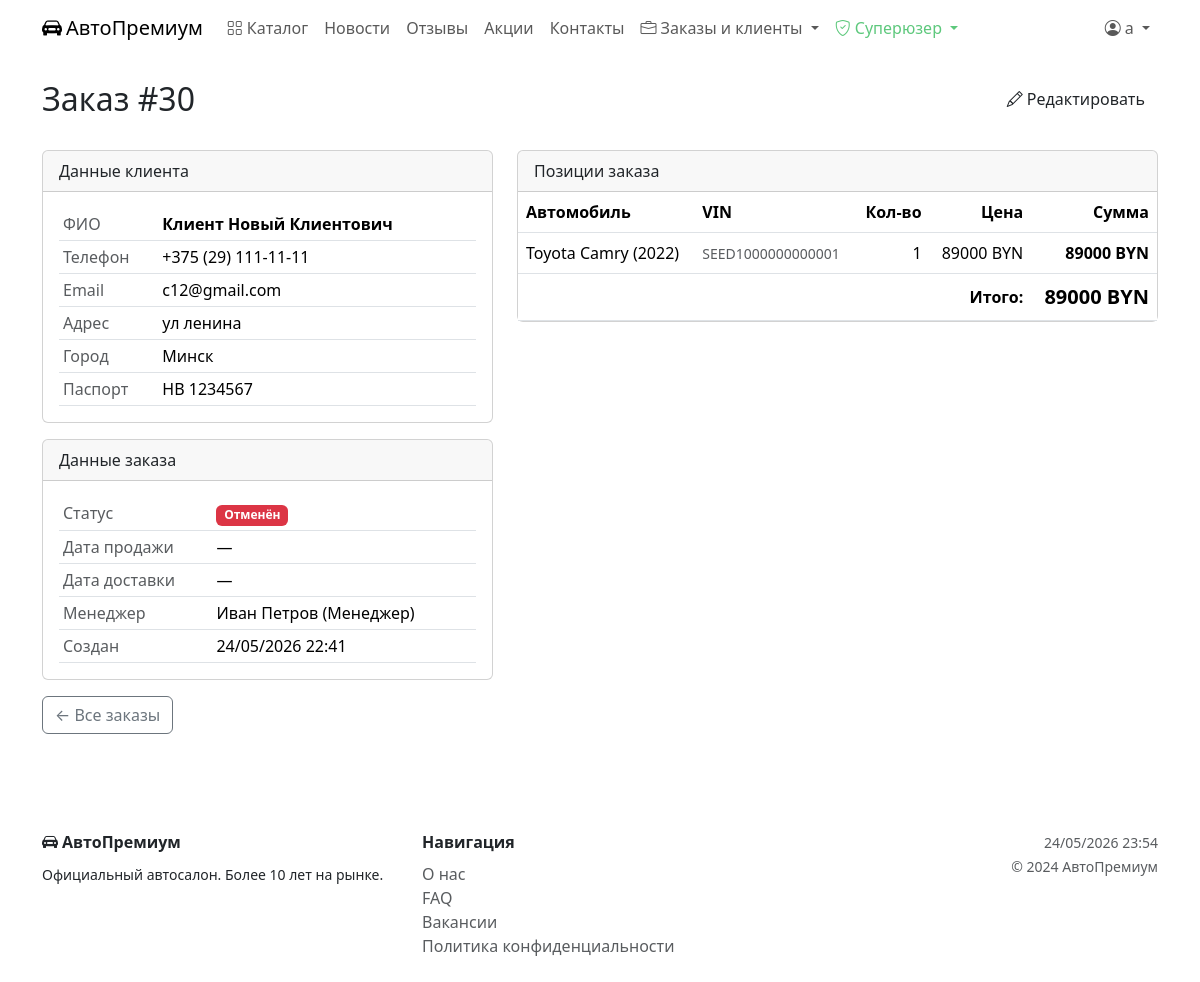
/orders/30/ (signed in), run on the app's committed database.
### catalog/models.py (models this page shows, shortened)
class Order(models.Model):
    STATUS_CHOICES = [
        ('pending', 'Ожидает'),
        ('approved', 'Одобрен'),
        ('completed', 'Завершён'),
        ('cancelled', 'Отменён'),
    ]
    client = models.ForeignKey(
        Client, on_delete=models.PROTECT,
        related_name='orders', verbose_name='Клиент'
    )
    employee = models.ForeignKey(
        Employee, on_delete=models.SET_NULL, null=True, blank=True,
        related_name='orders', verbose_name='Сотрудник'
    )
    status = models.CharField('Статус', max_length=15, choices=STATUS_CHOICES, default='pending')
    sale_date = models.DateField('Дата продажи', null=True, blank=True)
    delivery_date = models.DateField('Дата доставки', null=True, blank=True)
    total_amount = models.DecimalField(
        'Итоговая сумма (BYN)', max_digits=14, decimal_places=2, default=0
    )
    comment = models.TextField('Комментарий', blank=True)
    created_at = models.DateTimeField('Создан', auto_now_add=True)
    updated_at = models.DateTimeField('Изменён', auto_now=True)
    class Meta:
        verbose_name = 'Заказ'
        verbose_name_plural = 'Заказы'
        ordering = ['-created_at']

class Client(models.Model):
    user = models.OneToOneField(
        User, on_delete=models.CASCADE,
        related_name='client_profile', verbose_name='Пользователь'
    )
    last_name = models.CharField('Фамилия', max_length=100, blank=True)
    first_name = models.CharField('Имя', max_length=100, blank=True)
    patronymic = models.CharField('Отчество', max_length=100, blank=True)
    phone = models.CharField('Телефон', max_length=20, validators=[validate_phone])
    email = models.EmailField('Email')
    address = models.CharField('Адрес', max_length=255, blank=True)
    city = models.CharField('Город', max_length=100, blank=True)
    birth_date = models.DateField('Дата рождения', validators=[validate_adult])
    passport_series = models.CharField('Серия паспорта', max_length=10, blank=True)
    passport_number = models.CharField('Номер паспорта', max_length=20, blank=True)
    created_at = models.DateTimeField('Зарегистрирован', auto_now_add=True)
    class Meta:
        verbose_name = 'Клиент'
        verbose_name_plural = 'Клиенты'
        ordering = ['last_name', 'first_name']
    def full_name(self):
        parts = [self.last_name, self.first_name, self.patronymic]
        return ' '.join(p for p in parts if p) or self.user.get_full_name() or self.user.username

class Employee(models.Model):
    ROLE_CHOICES = [
        ('manager', 'Менеджер'),
        ('director', 'Директор'),
        ('mechanic', 'Механик'),
    ]
    user = models.OneToOneField(
        User, on_delete=models.CASCADE,
        related_name='employee_profile', verbose_name='Пользователь'
    )
    role = models.CharField('Должность', max_length=20, choices=ROLE_CHOICES, default='manager')
    phone = models.CharField('Телефон', max_length=20, validators=[validate_phone])
    birth_date = models.DateField('Дата рождения', validators=[validate_adult])
    photo = models.ImageField('Фото', upload_to='employees/', blank=True, null=True)
    hired_at = models.DateField('Дата найма', default=timezone.now)
    class Meta:
        verbose_name = 'Сотрудник'
        verbose_name_plural = 'Сотрудники'
    def __str__(self):
        return f'{self.user.get_full_name()} ({self.get_role_display()})'

class OrderItem(models.Model):
    order = models.ForeignKey(
        Order, on_delete=models.CASCADE,
        related_name='items', verbose_name='Заказ'
    )
    car = models.ForeignKey(
        Car, on_delete=models.PROTECT,
        related_name='order_items', verbose_name='Автомобиль'
    )
    quantity = models.PositiveSmallIntegerField('Количество', default=1)
    unit_price = models.DecimalField(
        'Цена за единицу (BYN)', max_digits=12, decimal_places=2
    )
    class Meta:
        verbose_name = 'Позиция заказа'
        verbose_name_plural = 'Позиции заказа'
    @property
    def subtotal(self):
        return self.quantity * self.unit_price

class Car(models.Model):
    TRANSMISSION_CHOICES = [
        ('MT', 'Механика'), ('AT', 'Автомат'),
        ('CVT', 'Вариатор'), ('DCT', 'Робот'),
    ]
    FUEL_CHOICES = [
        ('petrol', 'Бензин'), ('diesel', 'Дизель'),
        ('electric', 'Электро'), ('hybrid', 'Гибрид'),
    ]
    STATUS_CHOICES = [
        ('available', 'В наличии'),
        ('reserved', 'Зарезервирован'),
        ('sold', 'Продан'),
    ]
    vin = models.CharField('VIN', max_length=17, unique=True)
    name = models.CharField('Модель', max_length=200)
    manufacturer = models.ForeignKey(
        Manufacturer, on_delete=models.PROTECT,
        related_name='cars', verbose_name='Производитель'
    )
    car_type = models.ForeignKey(
        CarType, on_delete=models.PROTECT,
        related_name='cars', verbose_name='Тип кузова'
    )
    year = models.PositiveSmallIntegerField('Год выпуска')
    price = models.DecimalField('Цена (BYN)', max_digits=12, decimal_places=2)
    mileage = models.PositiveIntegerField('Пробег (км)', default=0)
    color = models.CharField('Цвет', max_length=50)
    transmission = models.CharField('Трансмиссия', max_length=3, choices=TRANSMISSION_CHOICES)
    fuel = models.CharField('Тип топлива', max_length=10, choices=FUEL_CHOICES)
    engine_volume = models.DecimalField('Объём двигателя (л)', max_digits=4, decimal_places=1)
    horsepower = models.PositiveSmallIntegerField('Мощность (л.с.)')
    description = models.TextField('Описание', blank=True)
    photo = models.ImageField('Фото', upload_to='cars/', blank=True, null=True)
    status = models.CharField('Статус', max_length=10, choices=STATUS_CHOICES, default='available')
    features = models.ManyToManyField(
        Feature, blank=True, related_name='cars', verbose_name='Опции'
    )
    created_at = models.DateTimeField('Добавлен', auto_now_add=True)
    updated_at = models.DateTimeField('Изменён', auto_now=True)
    class Meta:
        verbose_name = 'Автомобиль'
        verbose_name_plural = 'Автомобили'
        ordering = ['-created_at']

class Manufacturer(models.Model):
    name = models.CharField('Название', max_length=100)
    country = models.CharField('Страна', max_length=100)
    website = models.URLField('Сайт', blank=True)
    logo = models.ImageField('Логотип', upload_to='manufacturers/', blank=True, null=True)
    class Meta:
        verbose_name = 'Производитель'
        verbose_name_plural = 'Производители'
        ordering = ['name']

### catalog/views.py (the view)
# urls.py: re_path(r'^orders/(?P<pk>\d+)/$', views.order_detail, name='order_detail'),
@login_required
def order_detail(request, pk):
    order = get_object_or_404(Order, pk=pk)
    if not request.user.is_staff and not request.user.is_superuser:
        if not hasattr(request.user, 'client_profile') or \
                order.client != request.user.client_profile:
            messages.error(request, 'Нет доступа.')
            return redirect('my_orders')
    return render(request, 'catalog/order_detail.html', {'order': order})

### templates/catalog/order_detail.html (shortened to what this page needs)
{% extends 'base.html' %}
{% block content %}
<div class="d-flex justify-content-between mb-4">
  <h2 class="text-gold">Заказ #{{ order.pk }}</h2>
  {% if user.is_staff %}
  <a href="{% url 'order_update' order.pk %}" class="btn btn-gold">
    <i class="bi bi-pencil me-1"></i>Редактировать
  </a>
  {% endif %}
</div>
<div class="row g-4">
  <div class="col-md-5">
    <div class="card">
      <div class="card-header text-gold">Данные клиента</div>
      <div class="card-body">
        <table class="table table-sm mb-0">
          <tr><td class="text-muted">ФИО</td><td><strong>{{ order.client.full_name }}</strong></td></tr>
          <tr><td class="text-muted">Телефон</td><td>{{ order.client.phone }}</td></tr>
          <tr><td class="text-muted">Email</td><td>{{ order.client.email }}</td></tr>
          <tr><td class="text-muted">Адрес</td><td>{{ order.client.address|default:"—" }}</td></tr>
          <tr><td class="text-muted">Город</td><td>{{ order.client.city|default:"—" }}</td></tr>
          <tr><td class="text-muted">Паспорт</td><td>{{ order.client.passport_series }} {{ order.client.passport_number }}</td></tr>
        </table>
      </div>
    </div>
    <div class="card mt-3">
      <div class="card-header text-gold">Данные заказа</div>
      <div class="card-body">
        <table class="table table-sm mb-0">
          <tr><td class="text-muted">Статус</td><td>
            <span class="badge {% if order.status == 'completed' %}bg-success{% elif order.status == 'approved' %}bg-primary{% elif order.status == 'cancelled' %}bg-danger{% else %}bg-warning text-dark{% endif %}">
              {{ order.get_status_display }}
            </span>
          </td></tr>
          <tr><td class="text-muted">Дата продажи</td><td>{{ order.sale_date|date:"d/m/Y"|default:"—" }}</td></tr>
          <tr><td class="text-muted">Дата доставки</td><td>{{ order.delivery_date|date:"d/m/Y"|default:"—" }}</td></tr>
          <tr><td class="text-muted">Менеджер</td><td>{{ order.employee|default:"—" }}</td></tr>
          <tr><td class="text-muted">Создан</td><td>{{ order.created_at|date:"d/m/Y H:i" }}</td></tr>
        </table>
      </div>
    </div>
  </div>
  <div class="col-md-7">
    <div class="card">
      <div class="card-header text-gold">Позиции заказа</div>
      <div class="card-body p-0">
        <table class="table mb-0">
          <thead><tr><th>Автомобиль</th><th>VIN</th><th class="text-end">Кол-во</th><th class="text-end">Цена</th><th class="text-end text-gold">Сумма</th></tr></thead>
          <tbody>
            {% for item in order.items.all %}
            <tr>
              <td>{{ item.car.manufacturer.name }} {{ item.car.name }} ({{ item.car.year }})</td>
              <td><small class="text-muted">{{ item.car.vin }}</small></td>
              <td class="text-end">{{ item.quantity }}</td>
              <td class="text-end">{{ item.unit_price|floatformat:0 }} BYN</td>
              <td class="text-end text-gold fw-bold">{{ item.subtotal|floatformat:0 }} BYN</td>
            </tr>
            {% empty %}
            <tr><td colspan="5" class="text-muted text-center">Нет позиций</td></tr>
            {% endfor %}
          </tbody>
          <tfoot style="background:#1a1a1a;">
            <tr>
              <td colspan="4" class="text-end"><strong>Итого:</strong></td>
              <td class="text-end"><strong class="text-gold fs-5">{{ order.total_amount|floatformat:0 }} BYN</strong></td>
            </tr>
          </tfoot>
        </table>
      </div>
    </div>
  </div>
</div>
<a href="{% url 'order_list' %}" class="btn btn-outline-secondary mt-3">← Все заказы</a>
{% endblock %}

### templates/base.html (shortened to what this page needs)
<!DOCTYPE html>
<html lang="ru">
<head>
  <link href="https://cdn.jsdelivr.net/npm/bootstrap@5.3.2/dist/css/bootstrap.min.css" rel="stylesheet">
  <link href="https://cdn.jsdelivr.net/npm/bootstrap-icons@1.11.1/font/bootstrap-icons.css" rel="stylesheet">
</head>
<body>
<nav class="navbar navbar-expand-lg sticky-top">
  <div class="container">
    <a class="navbar-brand" href="{% url 'index' %}">
      <i class="bi bi-car-front-fill me-1"></i>АвтоПремиум
    </a>
    <div class="collapse navbar-collapse" id="nav">
      <ul class="navbar-nav me-auto">
        <li class="nav-item"><a class="nav-link" href="{% url 'car_list' %}"><i class="bi bi-grid me-1"></i>Каталог</a></li>
        <li class="nav-item"><a class="nav-link" href="{% url 'news_list' %}">Новости</a></li>
        <li class="nav-item"><a class="nav-link" href="{% url 'reviews_list' %}">Отзывы</a></li>
        <li class="nav-item"><a class="nav-link" href="{% url 'promos' %}">Акции</a></li>
        <li class="nav-item"><a class="nav-link" href="{% url 'contacts' %}">Контакты</a></li>
{% if user.is_staff %}
<li class="nav-item dropdown">
  <a class="nav-link dropdown-toggle text-gold" href="#" data-bs-toggle="dropdown">
    <i class="bi bi-briefcase me-1"></i>Заказы и клиенты
  </a>
</li>
{% endif %}
        {% if user.is_superuser %}
        <li class="nav-item dropdown">
          <a class="nav-link dropdown-toggle" style="color:#5dc87c !important;" href="#" data-bs-toggle="dropdown">
            <i class="bi bi-shield-check me-1"></i>Суперюзер
          </a>
        </li>
        {% endif %}
      </ul>
      <ul class="navbar-nav">
        {% if user.is_authenticated %}
        <li class="nav-item dropdown">
          <a class="nav-link dropdown-toggle" href="#" data-bs-toggle="dropdown">
            <i class="bi bi-person-circle me-1"></i>{{ user.get_full_name|default:user.username }}
          </a>
        </li>
        {% else %}
        <li class="nav-item"><a class="nav-link" href="{% url 'login' %}"><i class="bi bi-box-arrow-in-right me-1"></i>Войти</a></li>
        <li class="nav-item"><a class="btn btn-gold ms-2 nav-link px-3" href="{% url 'register' %}">Регистрация</a></li>
        {% endif %}
      </ul>
    </div>
  </div>
</nav>
<main class="py-4">
  <div class="container">
    {% block content %}{% endblock %}
  </div>
</main>
<footer class="footer py-4 mt-5">
  <div class="container">
    <div class="row">
      <div class="col-md-4">
        <div class="text-gold fw-bold mb-2"><i class="bi bi-car-front-fill me-1"></i>АвтоПремиум</div>
        <small>Официальный автосалон. Более 10 лет на рынке.</small>
      </div>
      <div class="col-md-4">
        <div class="fw-bold mb-2">Навигация</div>
        <div><a href="{% url 'about' %}" class="text-muted text-decoration-none">О нас</a></div>
        <div><a href="{% url 'faq' %}" class="text-muted text-decoration-none">FAQ</a></div>
        <div><a href="{% url 'vacancies' %}" class="text-muted text-decoration-none">Вакансии</a></div>
        <div><a href="{% url 'privacy' %}" class="text-muted text-decoration-none">Политика конфиденциальности</a></div>
      </div>
      <div class="col-md-4 text-md-end">
        <small class="text-muted">{% now "d/m/Y H:i" %}</small><br>
        <small class="text-muted">© 2024 АвтоПремиум</small>
      </div>
    </div>
  </div>
</footer>
</body>
</html>

### data on the page
Order: pk "30", client.full_name "Клиент Новый Клиентович", client.phone "+375 (29) 111-11-11", client.email "c12@gmail.com", client.address "ул ленина", client.city "Минск", client.passport_series "HB", client.passport_number "1234567", status "Отменён", sale_date "—", delivery_date "—", employee "Иван Петров (Менеджер)", created_at "24/05/2026 22:41", total_amount "89000"
OrderItem: car.manufacturer.name "Toyota", car.name "Camry", car.year "2022", car.vin "SEED1000000000001", quantity "1", unit_price "89000", subtotal "89000"

### other printed values
{{ user.get_full_name|default:user.username }} "a"
